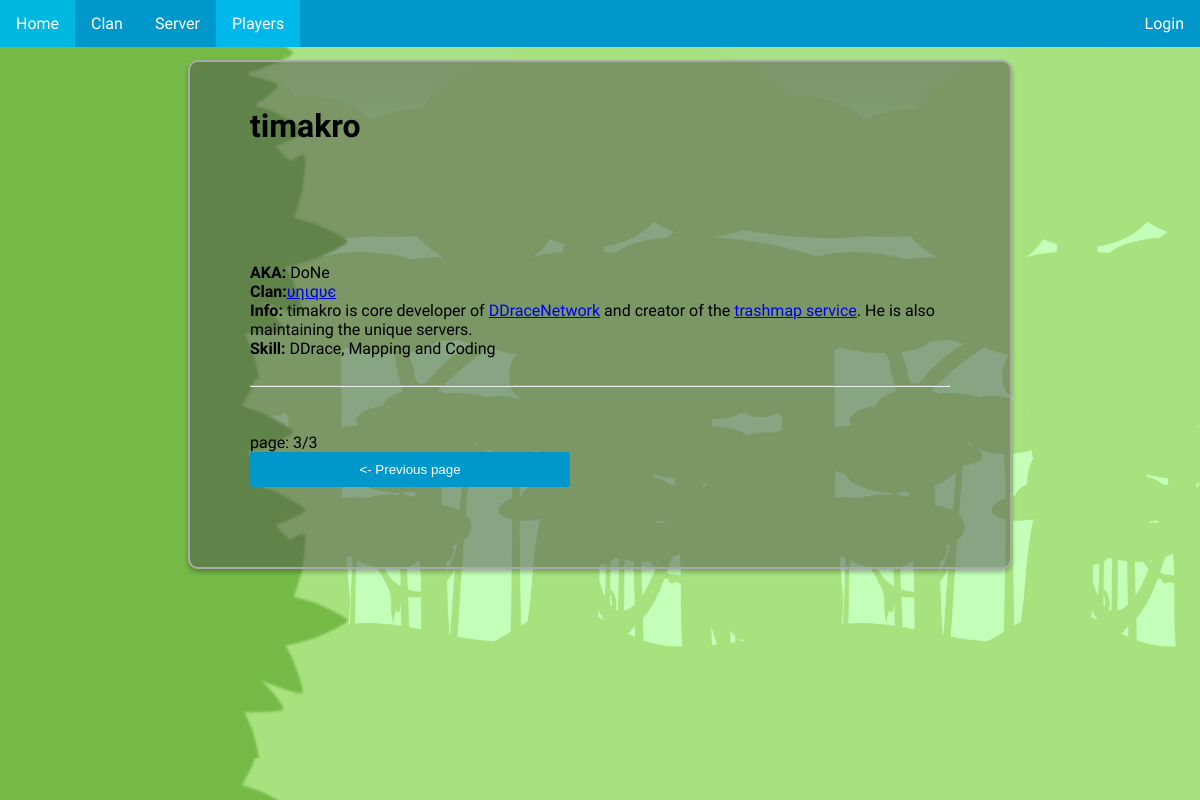
Page /players.php?players=10&page=3 on the committed database.
### tables this page shows
CREATE TABLE "Players" (
	`ID`	INTEGER PRIMARY KEY AUTOINCREMENT,
	`Name`	TEXT,
	`AKA`	TEXT,
	`SkinName`	TEXT DEFAULT 'default',
	`SkinColorBody`	INTEGER,
	`SkinColorFeet`	INTEGER,
	`Clan`	TEXT,
	`ClanPage`	TEXT,
	`Clan2`	TEXT,
	`ClanPage2`	TEXT,
	`Skills`	TEXT,
	`yt_name`	TEXT,
	`yt_link`	TEXT,
	`DDNet`	TEXT,
	`DDNetMapper`	TEXT,
	`KoG`	TEXT,
	`Teerace`	TEXT,
	`StartYear`	INTEGER,
	`Info`	TEXT,
	`Editors`	TEXT,
	`LastEditDate`	TEXT,
	`LastEditor`	TEXT
);

### view/player_view.php (the view, shortened to what this page needs)
<?php
function ViewPlayer($row, $is_admin)
{
    $name = $row['Name'];
    $aka = $row['AKA'];
    $id = $row['ID'];
    $info = $row['Info'];
    $clan = $row['Clan'];
    $clan_page = $row['ClanPage'];
    $skills = $row['Skills'];
?>
<?php
    echo "
    <div id=\"$name\"\>
    <h1>$name</h1>
    ";
?>
    <div class="tee" <?php echo "skin$id"; ?>>
        <div class="front-foot"></div>
        <div class="rEye"></div>
    </div>
<?php
        if ($aka)
        {
            echo "<a><strong>AKA:</strong> $aka<br></a>";
        }
        if ($clan)
        {
            if ($clan_page)
            {
                echo "<a><strong>Clan:</strong><a href=\"$clan_page\">$clan</a><br></a>";
            }
            else
            {
                echo "<a><strong>Clan:</strong> $clan<br></a>";
            }
        }
        if ($info)
            echo "<a><strong>Info:</strong> $info<br></a>";
        if ($skills)
            echo "<a><strong>Skill:</strong> $skills</a></br>";
        echo "
        </div><br><hr><br>
        ";
}
?>

### players.php (shortened to what this page needs)
<?php
require_once(__DIR__ . "/view/player_view.php");
function GetTotalPages($items_per_page)
{
    $SQL_pages_base = "SELECT COUNT(*) AS TotalPages FROM Players;";
    $db = new PDO(PLAYER_DATABASE);
    $rows = $db->query($SQL_pages_base);
    $rows = $rows->fetchAll();
    if ($rows)
    {
        $TotalPlayers = $rows[0]['TotalPages'];
        $float_pages = $TotalPlayers / $items_per_page;
        $int_pages = (int)$float_pages;
        if ($float_pages > $int_pages)
            return $int_pages;
        else
            return $int_pages - 1;
    }
    return -1;
}
    $is_admin = IsAdmin();
    $SQL_playerlist_query_base = "SELECT * FROM Players WHERE ID > ? ";
    $SQL_playerlist_query_order_by = "ORDER BY Name ASC ";
    $players_per_page = 10;
	$players_page = 0;
	$players_offset = 0;
	if (!empty($_GET['players']) && is_numeric($_GET['players']))
	{
		$players_per_page = $_GET['players'];
		$players_per_page = (int)$players_per_page;
	}
	if (!empty($_GET['page']) && is_numeric($_GET['page']))
	{
		$players_page = $_GET['page'];
		$players_page = (int)$players_page;
		$players_offset = $players_page * $players_per_page;
	}
	$SQL_playerlist_query_range = "LIMIT $players_per_page OFFSET $players_offset ";
	$db = new PDO(PLAYER_DATABASE);
	$db->setAttribute( PDO::ATTR_ERRMODE, PDO::ERRMODE_WARNING );
	$SQL_execution_string = $SQL_playerlist_query_base . $SQL_playerlist_query_order_by . $SQL_playerlist_query_range;
	$stmt = $db->prepare($SQL_execution_string);
	$stmt->execute(array(0));
	$rows = $stmt->fetchAll(PDO::FETCH_ASSOC);
	if ($rows)
	{
		foreach ($rows as $row)
		{
            ViewPlayer($row, $is_admin);
		}
		$total_pages = GetTotalPages($players_per_page);
		echo "<a><br>page: $players_page/$total_pages<br></a>";
		$prv_page = $players_page - 1;
		if ($players_page > 0)
		{
			echo "<input type=\"button\" value=\"<- Previous page\" onclick=\"window.location.href='players.php?players=$players_per_page&page=$prv_page'\"/>";
		}
	}
	else
	{
		echo "something went wrong .-.";
		echo "<input type=\"button\" value=\"reset\" onclick=\"window.location.href='players.php?players=10&page=0'\"/>";
	}
?>

### design/style.css (style rules this page uses)
input[type="button"], input[type="submit"] { padding:10px; color:#fff; background:#0098cb; width:320px; margin:20px auto; margin-top:0px; border:0px; border-radius:3px; cursor:pointer; }
body { margin:0px; padding:0px; font-family: 'Comfortaa', cursive; background-attachment: fixed !important; background: -moz-linear-gradient(270deg, rgba(51,86,167,1) 0%, rgba(158,181,214,1) 20%); background: -webkit-gradient(linear, left top, left bottom, color-stop(0%, rgba(51,86,167,1)), color-stop(20%, rgba(158,181,214,1))); background: -webkit-linear-gradient(270deg, rgba(51,86,167,1) 0%, rgba(158,181,214,1) 20%); background: -o-linear-gradient(270deg, rgba(51,86,167,1) 0%, rgba(158,181,214,1) 20%); background: -ms-linear-gradient(270deg, rgba(51,86,167,1) 0%, rgba(158,181,214,1) 20%); background: linear-gradient(180deg, rgba(51,86,167,1) 0%, rgba(158,181,214,1) 20%); filter: progid:DXImageTransform.Microsoft.gradient( startColorstr='#3356a7', endColorstr='#9eb5d6',GradientType=0 ); }

### design/jungle.css (style rules this page uses)
body { background: -webkit-gradient(linear, left top, left bottom, color-stop(0%, rgba(160,215,115,1)), color-stop(27%, rgba(195,255,185,1))); }

### design/TeeAssembler.css (style rules this page uses)
.tee { width: 96px; height: 96px; position: relative; left: 5%; transform: translateX(-50%); -ms-transform: translateX(-50%); margin-top: 0px; z-index: 0; }
.tee div { position: absolute; }
.back-foot,.back-foot-shadow,.front-foot,.front-foot-shadow { width: 64px; height: 32px; }
.front-foot { background-position: -192px -32px; top: 52px; left: 26px; transform: scale(1.35); }
.lEye,.rEye { width: 32px; height: 32px; background-position: -64px -96px; }
.rEye { top: 29px; left: 48px; transform: scale(1.12) rotateY(-180deg); }

### rows in the picture
players: Name "timakro", AKA "DoNe", Clan "υηιqυє", Info "timakro is core developer of DDraceNetwork and creator of the trashmap service . He is also maintaining the unique servers.", Skills "DDrace, Mapping and Coding"

### other values in the picture
$players_page "3"
$total_pages "3"
